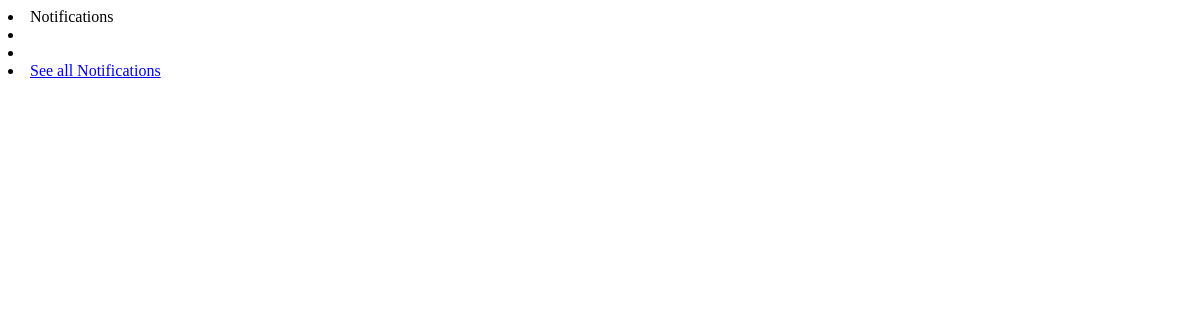
Page /webapps2024/notification/htmx/get-notification (signed in) on the earlier database version.
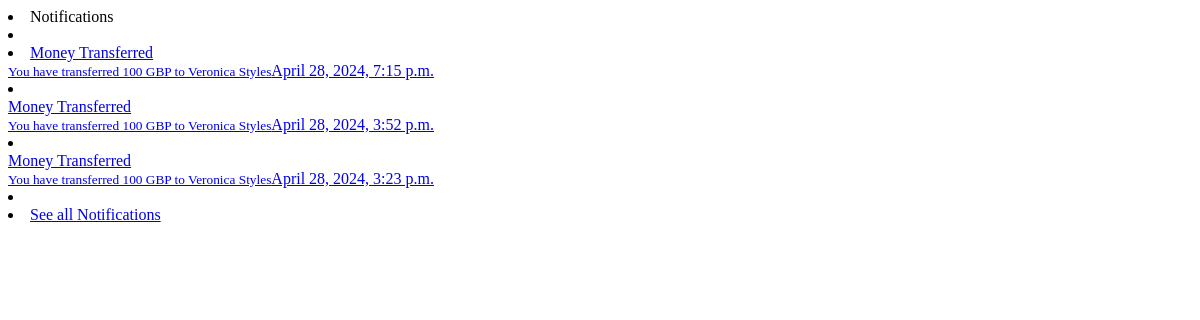
Same page on the later database version.
### notificationapp/models.py (models this page shows, shortened)
class Notification(models.Model):
    nid = models.CharField(max_length=255)
    user = models.ForeignKey(User, on_delete=models.CASCADE, related_name='notification_user')
    type = models.CharField(max_length=10, choices=NotificationType.choices, default=NotificationType.INFO)
    datetime = models.DateTimeField(auto_now_add=False)
    seen = models.BooleanField(default=False)
    message = models.TextField(default="")
    title = models.TextField(default="")
    notification_count = models.IntegerField(default=0)

### notificationapp/views.py (the view)
# urls.py: path('htmx/get-notification', views.get_notifications, name='get-notifications')
@login_required(login_url='login')
def get_notifications(request):
    user = request.user
    notifications = get_user_notifications(user.id, limit=3)
    context = {
        'notifications': notifications.all(),
    }
    return render(request, 'notificationapp/layout/notification-list.html', context)

### notificationapp/context_processors.py (called while the page is built)
def get_notifications(request):
    notification_count = None
    if request.user.is_authenticated:
        user = request.user
        notification_count = Notification.objects.filter(user=user, seen=False).count()
        return {'notification_count': notification_count}
    else:
        return{'notification_count': notification_count}

### notificationapp/core/notifications.py (called while the page is built)
def get_user_notifications(userid: int, limit=100):
    limit = limit or 100
    notifications = Notification.objects.filter(
        Q(user_id__exact=userid)
    ).order_by('-datetime')[:limit]
    return notifications.all()

### payapp/context_processors.py (called while the page is built)
def get_profile_picture(request):
    if request.user.is_authenticated:
        user_profile = UserProfile.objects.get(user=request.user)
        return {'user_profile': user_profile}
    else:
        return {'user_profile': None}

### templates/notificationapp/layout/notification-list.html
<li class="text-center text-3 py-2">Notifications</li>
<li class="dropdown-divider mx-n3"></li>
<li>
    {% for notif in notifications %}
    {% include '../modal/notification-item.html' with notification=notif %}
</li>
<li class="dropdown-divider mx-n3"></li>
{% endfor %}
<li><a class="dropdown-item text-center text-primary px-0" href="{% url 'notification' %}">See all Notifications</a></li>

### templates/notificationapp/modal/notification-item.html (shortened to what this page needs)
<a  href="{% if notification.type == 'MONREQ' %}{% url 'transfer-requests' %}{% else %}{% url 'transaction' %}{% endif %}">
    {{notification.title}}<br>
        <small class="text-muted">{{notification.message}}</small><span class="text-1 text-muted d-block">{{ notification.datetime }}</span>
</a>

Differences in the rows shown:
added Notification: title "Money Transferred", message "You have transferred 100 GBP to Veronica Styles", datetime "April 28, 2024, 7:15 p.m."
added Notification: title "Money Transferred", message "You have transferred 100 GBP to Veronica Styles", datetime "April 28, 2024, 3:52 p.m."
added Notification: title "Money Transferred", message "You have transferred 100 GBP to Veronica Styles", datetime "April 28, 2024, 3:23 p.m."
